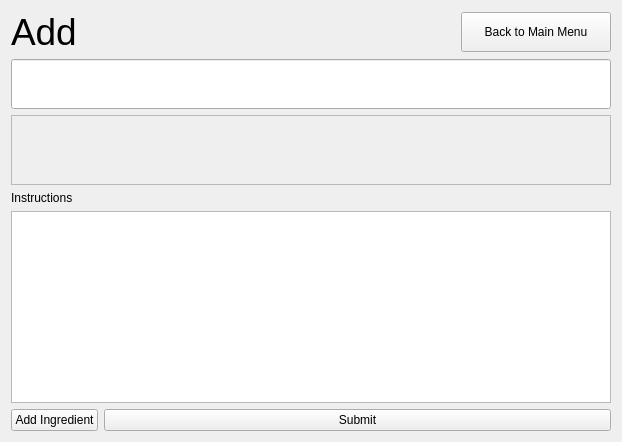
    <widget class="QWidget" name="AddScreen">
     <property name="sizePolicy">
      <sizepolicy hsizetype="Preferred" vsizetype="Preferred">
       <horstretch>0</horstretch>
       <verstretch>0</verstretch>
      </sizepolicy>
     </property>
     <property name="minimumSize">
      <size>
       <width>0</width>
       <height>0</height>
      </size>
     </property>
     <property name="maximumSize">
      <size>
       <width>16777215</width>
       <height>16777215</height>
      </size>
     </property>
     <layout class="QGridLayout" name="gridLayout_2">
      <item row="0" column="0">
       <layout class="QVBoxLayout" name="AS_VerticalLayout">
        <item>
         <layout class="QHBoxLayout" name="AS_HeaderHL">
          <item>
           <widget class="QLabel" name="AS_LabelTitle">
            <property name="font">
             <font>
              <pointsize>28</pointsize>
             </font>
            </property>
            <property name="text">
             <string>Add</string>
            </property>
           </widget>
          </item>
          <item>
           <spacer name="AS_hs">
            <property name="orientation">
             <enum>Qt::Horizontal</enum>
            </property>
            <property name="sizeHint" stdset="0">
             <size>
              <width>40</width>
              <height>20</height>
             </size>
            </property>
           </spacer>
          </item>
          <item>
           <widget class="QPushButton" name="AS_MainMenuButton">
            <property name="sizePolicy">
             <sizepolicy hsizetype="Fixed" vsizetype="Fixed">
              <horstretch>0</horstretch>
              <verstretch>0</verstretch>
             </sizepolicy>
            </property>
            <property name="minimumSize">
             <size>
              <width>150</width>
              <height>40</height>
             </size>
            </property>
            <property name="maximumSize">
             <size>
              <width>200</width>
              <height>16777215</height>
             </size>
            </property>
            <property name="cursor">
             <cursorShape>PointingHandCursor</cursorShape>
            </property>
            <property name="text">
             <string>Back to Main Menu</string>
            </property>
           </widget>
          </item>
         </layout>
        </item>
        <item>
         <layout class="QVBoxLayout" name="AS_RecipeNameVL">
          <item>
           <widget class="QLineEdit" name="AS_RecipeNameLE">
            <property name="sizePolicy">
             <sizepolicy hsizetype="Maximum" vsizetype="Fixed">
              <horstretch>0</horstretch>
              <verstretch>0</verstretch>
             </sizepolicy>
            </property>
            <property name="minimumSize">
             <size>
              <width>600</width>
              <height>50</height>
             </size>
            </property>
            <property name="font">
             <font>
              <pointsize>16</pointsize>
             </font>
            </property>
           </widget>
          </item>
         </layout>
        </item>
        <item>
         <widget class="QScrollArea" name="AS_ScrollArea">
          <property name="widgetResizable">
           <bool>true</bool>
          </property>
          <widget class="QWidget" name="scrollAreaWidgetContents_2">
           <property name="geometry">
            <rect>
             <x>0</x>
             <y>0</y>
             <width>678</width>
             <height>16</height>
            </rect>
           </property>
           <property name="sizePolicy">
            <sizepolicy hsizetype="Preferred" vsizetype="Maximum">
             <horstretch>0</horstretch>
             <verstretch>0</verstretch>
            </sizepolicy>
           </property>
          </widget>
         </widget>
        </item>
        <item>
         <layout class="QVBoxLayout" name="AS_DescriptionVL">
          <item>
           <widget class="QLabel" name="AS_InstructionsLabel">
            <property name="text">
             <string>Instructions</string>
            </property>
           </widget>
          </item>
          <item>
           <widget class="QTextEdit" name="AS_InstructionsTE">
            <property name="sizePolicy">
             <sizepolicy hsizetype="Expanding" vsizetype="MinimumExpanding">
              <horstretch>0</horstretch>
              <verstretch>0</verstretch>
             </sizepolicy>
            </property>
            <property name="minimumSize">
             <size>
              <width>0</width>
              <height>100</height>
             </size>
            </property>
            <property name="cursor" stdset="0">
             <cursorShape>IBeamCursor</cursorShape>
            </property>
           </widget>
          </item>
         </layout>
        </item>
        <item>
         <layout class="QHBoxLayout" name="AS_IngredientsHL">
          <item>
           <widget class="QPushButton" name="AS_AddIngredientButton">
            <property name="sizePolicy">
             <sizepolicy hsizetype="Fixed" vsizetype="Fixed">
              <horstretch>0</horstretch>
              <verstretch>0</verstretch>
             </sizepolicy>
            </property>
            <property name="palette">
             <palette>
              <active>
               <colorrole role="WindowText">
                <brush brushstyle="SolidPattern">
                 <color alpha="255">
                  <red>0</red>
                  <green>0</green>
                  <blue>0</blue>
                 </color>
                </brush>
               </colorrole>
               <colorrole role="Button">
                <brush brushstyle="SolidPattern">
                 <color alpha="255">
                  <red>255</red>
                  <green>255</green>
                  <blue>255</blue>
                 </color>
                </brush>
               </colorrole>
               <colorrole role="Light">
                <brush brushstyle="SolidPattern">
                 <color alpha="255">
                  <red>255</red>
                  <green>255</green>
                  <blue>255</blue>
                 </color>
                </brush>
               </colorrole>
               <colorrole role="Midlight">
                <brush brushstyle="SolidPattern">
                 <color alpha="255">
                  <red>255</red>
                  <green>255</green>
                  <blue>255</blue>
                 </color>
                </brush>
               </colorrole>
               <colorrole role="Dark">
                <brush brushstyle="SolidPattern">
                 <color alpha="255">
                  <red>127</red>
                  <green>127</green>
                  <blue>127</blue>
                 </color>
                </brush>
               </colorrole>
               <colorrole role="Mid">
                <brush brushstyle="SolidPattern">
                 <color alpha="255">
                  <red>170</red>
                  <green>170</green>
                  <blue>170</blue>
                 </color>
                </brush>
               </colorrole>
               <colorrole role="Text">
                <brush brushstyle="SolidPattern">
                 <color alpha="255">
                  <red>0</red>
                  <green>0</green>
                  <blue>0</blue>
                 </color>
                </brush>
               </colorrole>
               <colorrole role="BrightText">
                <brush brushstyle="SolidPattern">
                 <color alpha="255">
                  <red>255</red>
                  <green>255</green>
                  <blue>255</blue>
                 </color>
                </brush>
               </colorrole>
               <colorrole role="ButtonText">
                <brush brushstyle="SolidPattern">
                 <color alpha="255">
                  <red>0</red>
                  <green>0</green>
                  <blue>0</blue>
                 </color>
                </brush>
               </colorrole>
               <colorrole role="Base">
                <brush brushstyle="SolidPattern">
                 <color alpha="255">
                  <red>255</red>
                  <green>255</green>
                  <blue>255</blue>
                 </color>
                </brush>
               </colorrole>
               <colorrole role="Window">
                <brush brushstyle="SolidPattern">
                 <color alpha="255">
                  <red>255</red>
                  <green>255</green>
                  <blue>255</blue>
                 </color>
                </brush>
               </colorrole>
               <colorrole role="Shadow">
                <brush brushstyle="SolidPattern">
                 <color alpha="255">
                  <red>0</red>
                  <green>0</green>
                  <blue>0</blue>
                 </color>
                </brush>
               </colorrole>
               <colorrole role="AlternateBase">
                <brush brushstyle="SolidPattern">
                 <color alpha="255">
                  <red>255</red>
                  <green>255</green>
                  <blue>255</blue>
                 </color>
                </brush>
               </colorrole>
               <colorrole role="ToolTipBase">
                <brush brushstyle="SolidPattern">
                 <color alpha="255">
                  <red>255</red>
                  <green>255</green>
                  <blue>220</blue>
                 </color>
                </brush>
               </colorrole>
               <colorrole role="ToolTipText">
                <brush brushstyle="SolidPattern">
                 <color alpha="255">
                  <red>0</red>
                  <green>0</green>
                  <blue>0</blue>
                 </color>
                </brush>
               </colorrole>
               <colorrole role="PlaceholderText">
                <brush brushstyle="SolidPattern">
                 <color alpha="127">
                  <red>0</red>
                  <green>0</green>
                  <blue>0</blue>
                 </color>
                </brush>
               </colorrole>
              </active>
              <inactive>
               <colorrole role="WindowText">
                <brush brushstyle="SolidPattern">
                 <color alpha="255">
                  <red>0</red>
                  <green>0</green>
                  <blue>0</blue>
                 </color>
                </brush>
               </colorrole>
               <colorrole role="Button">
                <brush brushstyle="SolidPattern">
                 <color alpha="255">
                  <red>240</red>
                  <green>240</green>
                  <blue>240</blue>
                 </color>
                </brush>
               </colorrole>
               <colorrole role="Light">
                <brush brushstyle="SolidPattern">
                 <color alpha="255">
                  <red>255</red>
                  <green>255</green>
                  <blue>255</blue>
                 </color>
                </brush>
               </colorrole>
               <colorrole role="Midlight">
                <brush brushstyle="SolidPattern">
                 <color alpha="255">
                  <red>227</red>
                  <green>227</green>
                  <blue>227</blue>
                 </color>
                </brush>
               </colorrole>
               <colorrole role="Dark">
                <brush brushstyle="SolidPattern">
                 <color alpha="255">
                  <red>160</red>
                  <green>160</green>
                  <blue>160</blue>
                 </color>
                </brush>
               </colorrole>
               <colorrole role="Mid">
                <brush brushstyle="SolidPattern">
                 <color alpha="255">
                  <red>160</red>
                  <green>160</green>
                  <blue>160</blue>
                 </color>
                </brush>
               </colorrole>
               <colorrole role="Text">
                <brush brushstyle="SolidPattern">
                 <color alpha="255">
                  <red>0</red>
                  <green>0</green>
                  <blue>0</blue>
                 </color>
                </brush>
               </colorrole>
               <colorrole role="BrightText">
                <brush brushstyle="SolidPattern">
                 <color alpha="255">
                  <red>255</red>
                  <green>255</green>
                  <blue>255</blue>
                 </color>
                </brush>
               </colorrole>
               <colorrole role="ButtonText">
                <brush brushstyle="SolidPattern">
                 <color alpha="255">
                  <red>0</red>
                  <green>0</green>
                  <blue>0</blue>
                 </color>
                </brush>
               </colorrole>
               <colorrole role="Base">
                <brush brushstyle="SolidPattern">
                 <color alpha="255">
                  <red>255</red>
                  <green>255</green>
                  <blue>255</blue>
                 </color>
                </brush>
               </colorrole>
               <colorrole role="Window">
                <brush brushstyle="SolidPattern">
                 <color alpha="255">
                  <red>240</red>
                  <green>240</green>
                  <blue>240</blue>
                 </color>
                </brush>
               </colorrole>
               <colorrole role="Shadow">
                <brush brushstyle="SolidPattern">
                 <color alpha="255">
                  <red>105</red>
                  <green>105</green>
                  <blue>105</blue>
                 </color>
                </brush>
               </colorrole>
               <colorrole role="AlternateBase">
                <brush brushstyle="SolidPattern">
                 <color alpha="255">
                  <red>245</red>
                  <green>245</green>
                  <blue>245</blue>
                 </color>
                </brush>
               </colorrole>
               <colorrole role="ToolTipBase">
                <brush brushstyle="SolidPattern">
                 <color alpha="255">
                  <red>255</red>
                  <green>255</green>
                  <blue>220</blue>
                 </color>
                </brush>
               </colorrole>
               <colorrole role="ToolTipText">
                <brush brushstyle="SolidPattern">
                 <color alpha="255">
                  <red>0</red>
                  <green>0</green>
                  <blue>0</blue>
                 </color>
                </brush>
               </colorrole>
               <colorrole role="PlaceholderText">
                <brush brushstyle="SolidPattern">
                 <color alpha="128">
                  <red>0</red>
                  <green>0</green>
                  <blue>0</blue>
                 </color>
                </brush>
               </colorrole>
              </inactive>
              <disabled>
               <colorrole role="WindowText">
                <brush brushstyle="SolidPattern">
                 <color alpha="255">
                  <red>127</red>
                  <green>127</green>
                  <blue>127</blue>
                 </color>
                </brush>
               </colorrole>
               <colorrole role="Button">
                <brush brushstyle="SolidPattern">
                 <color alpha="255">
                  <red>255</red>
                  <green>255</green>
                  <blue>255</blue>
                 </color>
                </brush>
               </colorrole>
               <colorrole role="Light">
                <brush brushstyle="SolidPattern">
                 <color alpha="255">
                  <red>255</red>
                  <green>255</green>
                  <blue>255</blue>
                 </color>
                </brush>
               </colorrole>
               <colorrole role="Midlight">
                <brush brushstyle="SolidPattern">
                 <color alpha="255">
                  <red>255</red>
                  <green>255</green>
                  <blue>255</blue>
                 </color>
                </brush>
               </colorrole>
               <colorrole role="Dark">
                <brush brushstyle="SolidPattern">
                 <color alpha="255">
                  <red>127</red>
                  <green>127</green>
                  <blue>127</blue>
                 </color>
                </brush>
               </colorrole>
               <colorrole role="Mid">
                <brush brushstyle="SolidPattern">
                 <color alpha="255">
                  <red>170</red>
                  <green>170</green>
                  <blue>170</blue>
                 </color>
                </brush>
               </colorrole>
               <colorrole role="Text">
                <brush brushstyle="SolidPattern">
                 <color alpha="255">
                  <red>127</red>
                  <green>127</green>
                  <blue>127</blue>
                 </color>
                </brush>
               </colorrole>
               <colorrole role="BrightText">
                <brush brushstyle="SolidPattern">
                 <color alpha="255">
                  <red>255</red>
                  <green>255</green>
                  <blue>255</blue>
                 </color>
                </brush>
               </colorrole>
               <colorrole role="ButtonText">
                <brush brushstyle="SolidPattern">
                 <color alpha="255">
                  <red>127</red>
                  <green>127</green>
                  <blue>127</blue>
                 </color>
                </brush>
               </colorrole>
               <colorrole role="Base">
                <brush brushstyle="SolidPattern">
                 <color alpha="255">
                  <red>255</red>
                  <green>255</green>
                  <blue>255</blue>
                 </color>
                </brush>
               </colorrole>
               <colorrole role="Window">
                <brush brushstyle="SolidPattern">
                 <color alpha="255">
                  <red>255</red>
                  <green>255</green>
                  <blue>255</blue>
                 </color>
                </brush>
               </colorrole>
               <colorrole role="Shadow">
                <brush brushstyle="SolidPattern">
                 <color alpha="255">
                  <red>0</red>
                  <green>0</green>
                  <blue>0</blue>
                 </color>
                </brush>
               </colorrole>
               <colorrole role="AlternateBase">
                <brush brushstyle="SolidPattern">
                 <color alpha="255">
                  <red>245</red>
                  <green>245</green>
                  <blue>245</blue>
                 </color>
                </brush>
               </colorrole>
               <colorrole role="ToolTipBase">
                <brush brushstyle="SolidPattern">
                 <color alpha="255">
                  <red>255</red>
                  <green>255</green>
                  <blue>220</blue>
                 </color>
                </brush>
               </colorrole>
               <colorrole role="ToolTipText">
                <brush brushstyle="SolidPattern">
                 <color alpha="255">
                  <red>0</red>
                  <green>0</green>
                  <blue>0</blue>
                 </color>
                </brush>
               </colorrole>
               <colorrole role="PlaceholderText">
                <brush brushstyle="SolidPattern">
                 <color alpha="128">
                  <red>0</red>
                  <green>0</green>
                  <blue>0</blue>
                 </color>
                </brush>
               </colorrole>
              </disabled>
             </palette>
            </property>
            <property name="cursor">
             <cursorShape>PointingHandCursor</cursorShape>
            </property>
            <property name="text">
             <string>Add Ingredient</string>
            </property>
           </widget>
          </item>
          <item>
           <widget class="QPushButton" name="AS_SubmitButton">
            <property name="cursor">
             <cursorShape>PointingHandCursor</cursorShape>
            </property>
            <property name="text">
             <string>Submit</string>
            </property>
           </widget>
          </item>
         </layout>
        </item>
       </layout>
      </item>
     </layout>
    </widget>
